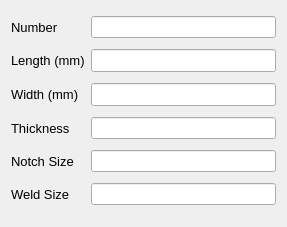
<?xml version="1.0" encoding="UTF-8"?>
<ui version="4.0">
 <class>Dialog</class>
 <widget class="QDialog" name="Dialog">
  <property name="geometry">
   <rect>
    <x>0</x>
    <y>0</y>
    <width>287</width>
    <height>227</height>
   </rect>
  </property>
  <property name="windowTitle">
   <string>Plate</string>
  </property>
  <layout class="QGridLayout" name="gridLayout">
   <item row="1" column="0">
    <widget class="QLabel" name="plateHeight">
     <property name="font">
      <font>
       <pointsize>10</pointsize>
       <weight>50</weight>
       <bold>false</bold>
      </font>
     </property>
     <property name="text">
      <string>Length (mm)</string>
     </property>
    </widget>
   </item>
   <item row="4" column="1">
    <widget class="QLineEdit" name="txt_plateThickness"/>
   </item>
   <item row="0" column="0">
    <widget class="QLabel" name="label">
     <property name="font">
      <font>
       <pointsize>10</pointsize>
      </font>
     </property>
     <property name="text">
      <string>Number</string>
     </property>
    </widget>
   </item>
   <item row="2" column="1">
    <widget class="QLineEdit" name="txt_plateWidth">
     <property name="font">
      <font>
       <pointsize>10</pointsize>
       <weight>50</weight>
       <bold>false</bold>
      </font>
     </property>
     <property name="readOnly">
      <bool>true</bool>
     </property>
    </widget>
   </item>
   <item row="1" column="1">
    <widget class="QLineEdit" name="txt_plateLength">
     <property name="font">
      <font>
       <pointsize>10</pointsize>
       <weight>50</weight>
       <bold>false</bold>
      </font>
     </property>
     <property name="readOnly">
      <bool>true</bool>
     </property>
    </widget>
   </item>
   <item row="2" column="0">
    <widget class="QLabel" name="label_2">
     <property name="font">
      <font>
       <pointsize>10</pointsize>
       <weight>50</weight>
       <bold>false</bold>
      </font>
     </property>
     <property name="text">
      <string>Width (mm)</string>
     </property>
    </widget>
   </item>
   <item row="4" column="0">
    <widget class="QLabel" name="label_4">
     <property name="font">
      <font>
       <pointsize>10</pointsize>
      </font>
     </property>
     <property name="text">
      <string>Thickness</string>
     </property>
    </widget>
   </item>
   <item row="0" column="1">
    <widget class="QLineEdit" name="txt_plateno"/>
   </item>
   <item row="6" column="0">
    <widget class="QLabel" name="label_5">
     <property name="font">
      <font>
       <pointsize>10</pointsize>
      </font>
     </property>
     <property name="text">
      <string>Weld Size</string>
     </property>
    </widget>
   </item>
   <item row="6" column="1">
    <widget class="QLineEdit" name="txt_WeldSize"/>
   </item>
   <item row="5" column="1">
    <widget class="QLineEdit" name="txt_NotchSize"/>
   </item>
   <item row="5" column="0">
    <widget class="QLabel" name="label_6">
     <property name="font">
      <font>
       <pointsize>10</pointsize>
      </font>
     </property>
     <property name="text">
      <string>Notch Size</string>
     </property>
    </widget>
   </item>
  </layout>
 </widget>
 <resources/>
 <connections/>
</ui>
